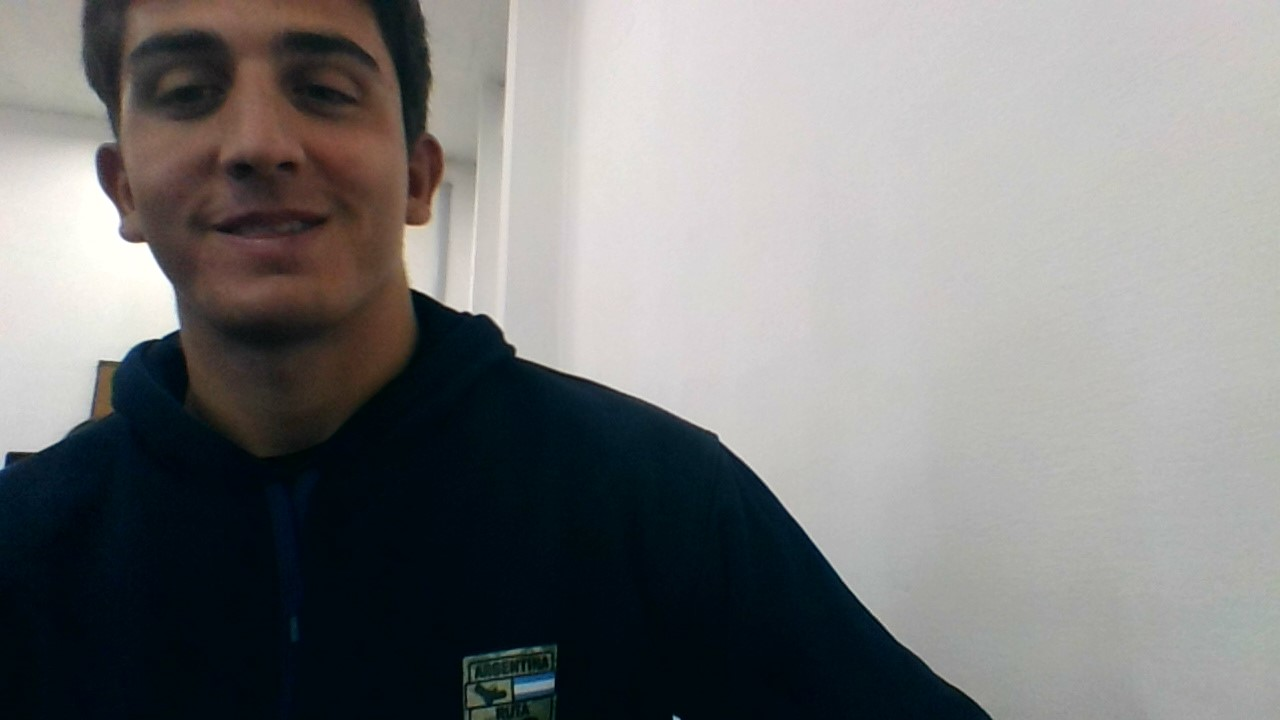
#> input picture opencv/1.jpg, 1280 x 720 px
$ python styching.py
#> lines starting #> are read from the running program, lines starting #| are printed output that depends on the picture
import cv2
image_paths=['1.jpg', '2.jpg', '3.jpg', '4.jpg']

imgs = []

for i in range(len(image_paths)):
    imgs.append(cv2.imread(image_paths[i]))
    imgs[i] = cv2.resize(imgs[i], (0,0), fx=0.4, fy=0.4)

cv2.imshow('1',imgs[0])
cv2.imshow('2',imgs[1])
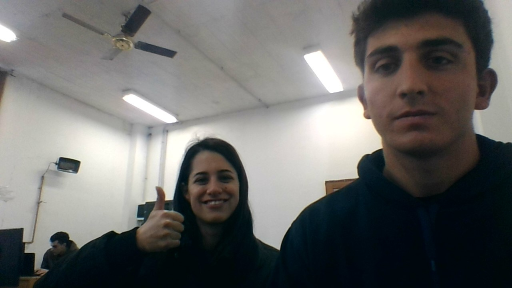
#> window '2': shape (288, 512, 3); mean B, G, R 103.2, 105, 104.7
cv2.imshow('3',imgs[2])
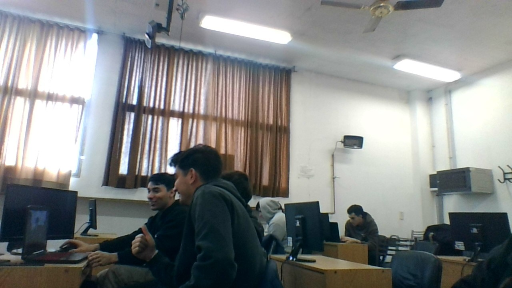
#> window '3': shape (288, 512, 3); mean B, G, R 133.1, 133.9, 131.6

stitchy = cv2.Stitcher.create()
(dummy, output) = stitchy.stitch(imgs)
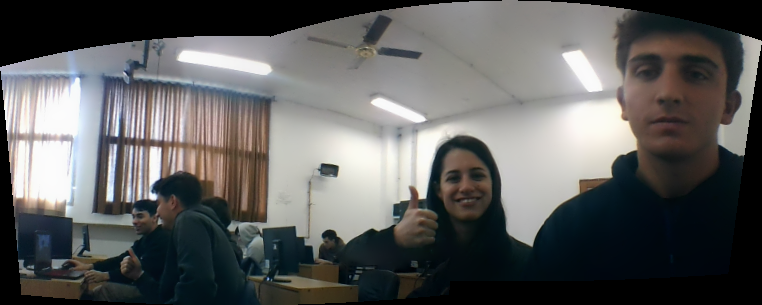
#> output: shape (305, 762, 3); mean of channels 0, 1, 2 93.9, 94.6, 94.2; drawn as B, G, R

if dummy != cv2.STITCHER_OK:
    print("stitching ain't successful")
else:
    print("Your Panorama is ready!!!")

cv2.imshow('final result', output)

cv2.waitKey(0)
